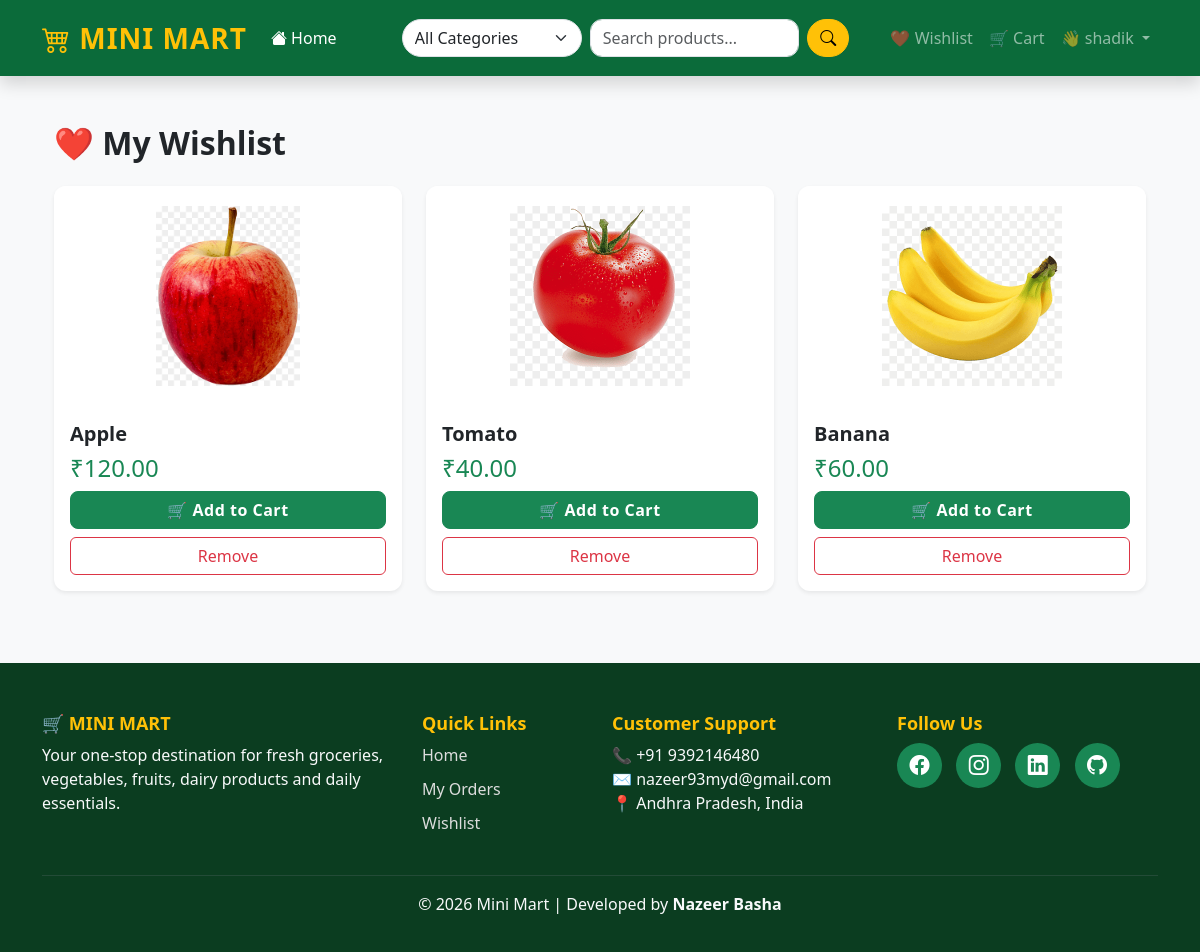
The app's page /wishlist/ (signed in) with its own data.
### wishlist/models.py (models this page shows, shortened)
class Wishlist(models.Model):
    user = models.ForeignKey(
        User,
        on_delete=models.CASCADE,
        related_name="wishlist"
    )
    product = models.ForeignKey(
        Product,
        on_delete=models.CASCADE
    )
    added_at = models.DateTimeField(auto_now_add=True)
    class Meta:
        unique_together = ('user', 'product')

### products/models.py (models this page shows, shortened)
class Product(models.Model):
    category = models.ForeignKey(
        Category,
        on_delete=models.CASCADE,
        related_name='products'
    )
    name = models.CharField(max_length=200)
    description = models.TextField()
    price = models.DecimalField(max_digits=10, decimal_places=2)
    image = models.CharField(max_length=255)
    stock = models.PositiveIntegerField(default=0)
    available = models.BooleanField(default=True)
    created_at = models.DateTimeField(auto_now_add=True)
    updated_at = models.DateTimeField(auto_now=True)

### wishlist/views.py (the view)
@login_required
def my_wishlist(request):
    wishlist_items = Wishlist.objects.filter(
        user=request.user
    ).select_related("product")
    return render(
        request,
        "wishlist.html",
        {
            "wishlist_items": wishlist_items
        }
    )

### templates/wishlist.html (shortened to what this page needs)
{% extends 'base.html' %}
{% load static %}
{% block content %}
<div class="container mt-5">
    <h2 class="fw-bold mb-4">
        ❤️ My Wishlist
    </h2>
    {% if wishlist_items %}
    <div class="row">
        {% for item in wishlist_items %}
        <div class="col-md-4 mb-4">
            <div class="card shadow-sm h-100">
                <img src="{% static item.product.image %}" class="img-fluid"
                     class="card-img-top"
                     style="height:220px;object-fit:contain;padding:20px;">
                <div class="card-body">
                    <h5 class="fw-bold">
                        {{ item.product.name }}
                    </h5>
                    <h4 class="text-success">
                        ₹{{ item.product.price }}
                    </h4>
                    <a href="{% url 'add_to_cart' item.product.id %}"
                       class="btn btn-success w-100 mb-2">
                        🛒 Add to Cart
                    </a>
                    <a href="{% url 'remove_from_wishlist' item.id %}"
                       class="btn btn-outline-danger w-100">
                        Remove
                    </a>
                </div>
            </div>
        </div>
        {% endfor %}
    </div>
    {% endif %}
</div>
{% endblock %}

### templates/base.html (shortened to what this page needs)
{% load static %}
<!DOCTYPE html>
<html lang="en">
<head>
    <link href="https://cdn.jsdelivr.net/npm/bootstrap@5.3.3/dist/css/bootstrap.min.css"
          rel="stylesheet">
    <link rel="stylesheet"
          href="https://cdn.jsdelivr.net/npm/bootstrap-icons@1.11.3/font/bootstrap-icons.min.css">
    <link rel="stylesheet" href="{% static 'css/style.css' %}">
</head>
<body class="bg-light">
<nav class="navbar navbar-expand-lg navbar-dark bg-success shadow">
    <div class="container">
        <a class="navbar-brand fw-bold fs-3 text-warning" href="/">
            <i class="bi bi-cart4"></i> MINI MART
        </a>
        <div class="collapse navbar-collapse" id="navbarNav">
            <ul class="navbar-nav me-4">
                <li class="nav-item">
                    <a class="nav-link active" href="/">
                        <i class="bi bi-house-fill"></i> Home
                    </a>
                </li>
            </ul>
            <form class="d-flex mx-auto w-50"
                  method="GET"
                  action="/">
                <select class="form-select me-2"
                        name="category"
                        style="max-width:180px;">
                    <option value="">All Categories</option>
                </select>
                <input
                    type="search"
                    class="form-control me-2"
                    name="q"
                    value="{{ query|default:'' }}"
                    placeholder="Search products...">
                <button
                    class="btn btn-warning"
                    type="submit">
                    <i class="bi bi-search"></i>
                </button>
            </form>
            <ul class="navbar-nav align-items-center">
                <li class="nav-item">
                    <a class="nav-link" href="{% url 'my_wishlist' %}">
                        ❤️ Wishlist
                    </a>
                </li>
                <li class="nav-item">
                    <a class="nav-link" href="#">
                        🛒 Cart
                    </a>
                </li>
                {% if user.is_authenticated %}
                <li class="nav-item dropdown">
                    <a class="nav-link dropdown-toggle"
                       href="#"
                       role="button"
                       data-bs-toggle="dropdown">
                        👋 {{ user.first_name|default:user.username }}
                    </a>
                </li>
                {% endif %}
            </ul>
        </div>
    </div>
</nav>
<div class="container mt-4">
    {% block content %}
    {% endblock %}
</div>
<footer class="footer mt-5">
    <div class="container">
        <div class="row gy-4">
            <div class="col-lg-4">
                <h3 class="fw-bold text-warning">
                    🛒 MINI MART
                </h3>
                <p class="text-light">
                    Your one-stop destination for fresh groceries,
                    vegetables, fruits, dairy products and daily essentials.
                </p>
            </div>
            <div class="col-lg-2">
                <h5 class="text-warning">
                    Quick Links
                </h5>
                <ul class="list-unstyled">
                    <li>
                        <a href="/" class="footer-link">
                            Home
                        </a>
                    </li>
                    <li>
                        <a href="{% url 'my_orders' %}" class="footer-link">
                            My Orders
                        </a>
                    </li>
                    <li>
                        <a href="/wishlist/" class="footer-link">
                            Wishlist
                        </a>
                    </li>
                </ul>
            </div>
            <div class="col-lg-3">
                <h5 class="text-warning">
                    Customer Support
                </h5>
                <ul class="list-unstyled">
                    <li class="text-light">
                        📞 +91 9392146480
                    </li>
                    <li class="text-light">
                        ✉ nazeer93myd@gmail.com
                    </li>
                    <li class="text-light">
                        📍 Andhra Pradesh, India
                    </li>
                </ul>
            </div>
            <div class="col-lg-3">
                <h5 class="text-warning">
                    Follow Us
                </h5>
                <a href="#" class="social-icon">
                    <i class="bi bi-facebook"></i>
                </a>
                <a href="#" class="social-icon">
                    <i class="bi bi-instagram"></i>
                </a>
                <a href="#" class="social-icon">
                    <i class="bi bi-linkedin"></i>
                </a>
                <a href="#" class="social-icon">
                    <i class="bi bi-github"></i>
                </a>
            </div>
        </div>
        <hr class="border-secondary mt-4">
        <div class="text-center text-light pb-3">
            © 2026 Mini Mart | Developed by <strong>Nazeer Basha</strong>
        </div>
    </div>
</footer>
</body>
</html>

### static/css/style.css (style rules this page uses)
.navbar { padding:15px; background:#0b6b3a !important; }
.card { border:none; border-radius:15px; transition:.3s; overflow:hidden; }
.card img { height:220px; object-fit:cover; }
.btn-success { border-radius:10px; }
.card img { height:180px; width:100%; object-fit:contain; background:#fff; padding:15px; }
.card { border: none; border-radius: 12px; }
.card img { height: 170px; object-fit: contain; padding: 8px; background: white; }
body { background: #f5f7fa; }
.btn-success { border-radius: 8px; }
.navbar { padding: 12px 0; }
.navbar-brand { letter-spacing: 1px; }
.nav-link { font-weight: 500; transition: 0.3s; }
.form-control, .form-select { border-radius: 30px; }
.btn-warning { border-radius: 30px; font-weight: 600; }
.footer { background:#0b3d20 !important; color:#fff !important; padding:50px 0 20px; margin-top:60px; }
.footer h3, .footer h5 { color:#ffc107; font-weight:700; }
.footer p, .footer li { color:#ddd; }
.footer-link { color:#ddd; text-decoration:none; display:block; margin-bottom:10px; transition:0.3s; }
.social-icon { display:inline-flex; justify-content:center; align-items:center; width:45px; height:45px; border-radius:50%; background:#198754; color:#fff; text-decoration:none; font-size:20px; margin-right:10px; transition:.3s; }
.footer hr { border-color:rgba(255,255,255,.2); }
.footer .text-center { color:#ccc; }
.form-control { border-radius:12px; }
.btn-success { font-weight:600; letter-spacing:.5px; }
.text-warning { font-size:18px; }

### records on screen
Wishlist: product.image (picture), product.name "Apple", product.price "120.00"
Wishlist: product.image (picture), product.name "Tomato", product.price "40.00"
Wishlist: product.image (picture), product.name "Banana", product.price "60.00"

### other values on screen
{{ user.first_name|default:user.username }} "shadik"
